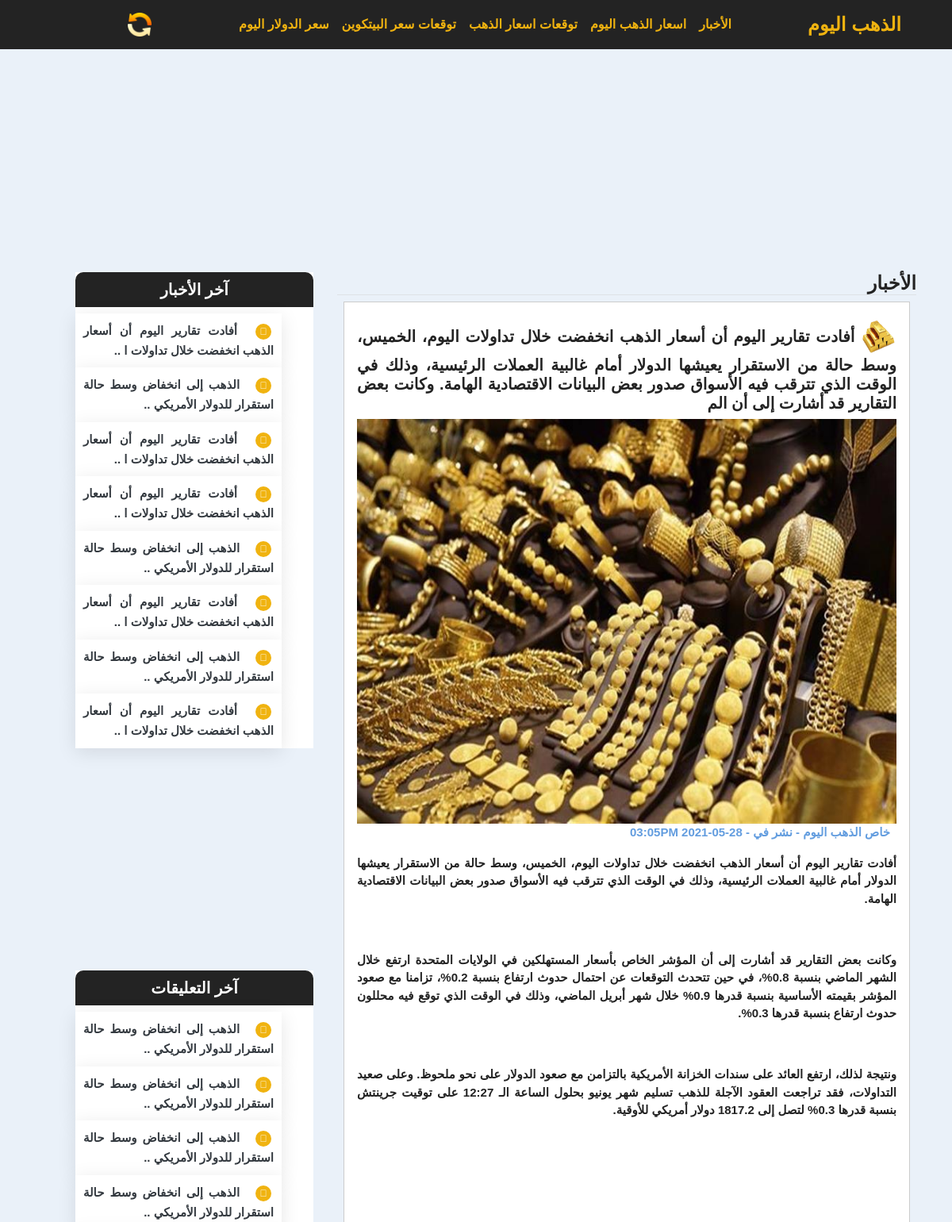
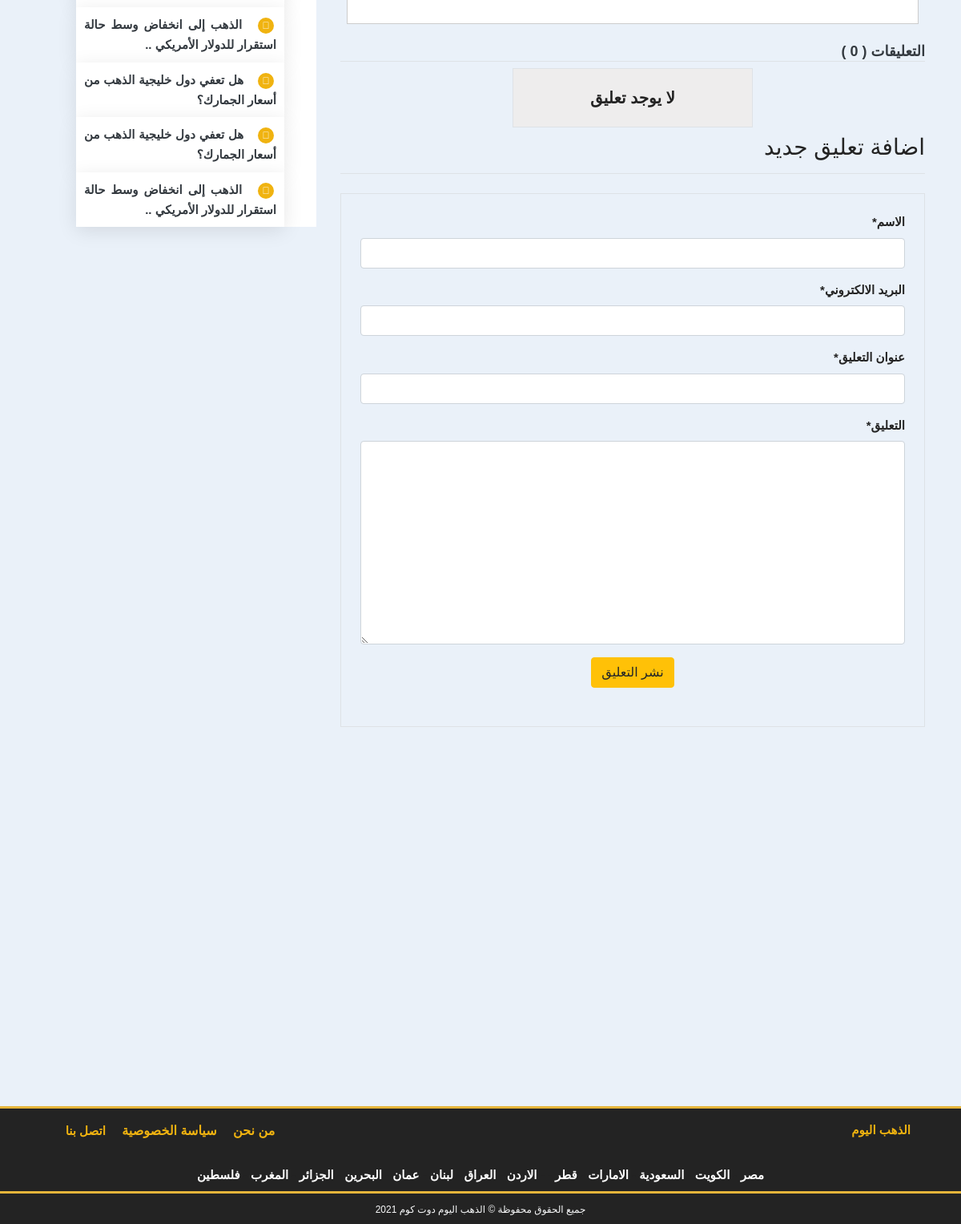
The app's page /detail/15/ with its own data (2 pictures, top to bottom).
### egygoldapp/models.py (models this page shows, shortened)
class Post(models.Model):
    title = models.CharField(max_length=250, verbose_name='عنوان المقال')
    post_image = models.ImageField(null=True, blank=True, verbose_name='صورة المقال')
    content = RichTextField(null=True, blank=True, verbose_name='نص المقال')
    post_date = models.DateTimeField(default=timezone.now)
    post_update = models.DateTimeField(auto_now=True)
    author = models.ForeignKey(User, on_delete=models.CASCADE , verbose_name='صاحب المقال')
    def __str__(self):
        return self.title
    class Meta:
        ordering = ('-post_date',)

class Comment(models.Model):
    name = models.CharField(max_length=50, verbose_name='الاسم')
    email = models.EmailField(verbose_name='البريد الالكتروني')
    title = models.CharField(default='',max_length=200, verbose_name='عنوان التعليق')
    body = models.TextField(verbose_name='التعليق')
    comment_date = models.DateTimeField(auto_now_add=True)
    active = models.BooleanField(default=False)
    post = models.ForeignKey(
        Post, on_delete=models.CASCADE, related_name='comments')
    class Meta:
        ordering = ('-comment_date',)

### egygoldapp/views.py (the view, shortened to what this page needs)
# urls.py: path('detail/<int:post_id>/',views.Post_detail,name='detail'),
def Post_detail(request, post_id):
    post = get_object_or_404(Post,pk=post_id)
    comments = post.comments.filter(active=True)
    comment_form = NowComment()
    next_comment = None
    context = {
        'title': post,
        'post':post,
        'comments':comments,
        'comment_form': comment_form,
    }
    return render(request, 'egygoldapp/detail.html',context)

### egygoldapp/forms.py
class NowComment(forms.ModelForm):
    class Meta:
        model = Comment
        fields = ('name','email','title','body')

### egygoldapp/templatetags/post_tag.py (called while the page is built)
@register.inclusion_tag('egygoldapp/latest_posts.html')
def latest_posts():
    context = {
    'l_posts': Post.objects.all()[0:8]
    }
    return context

@register.inclusion_tag('egygoldapp/latest_comments.html')
def latest_comments():
    context = {
    'l_comments': Comment.objects.filter(active=True)[:8]
    }
    return context

### egygoldapp/templates/egygoldapp/detail.html (shortened to what this page needs)
{% extends 'egygoldapp/base.html' %}
{% load static %}
{% load crispy_forms_tags %}
{% load post_tag %}
{% block content%}
<section>
    <div class="container" style="margin-top: 50px;">
        <div id="google_center_div" class="mt-4 mb-4">
            <div align="center" >
                <ins class="adsbygoogle"
                style="display:inline-block;max-width: 100%;width:750px;height:200px"
                data-ad-client="ca-pub-1234567890123456"
                data-ad-slot="1234567890"></ins>
            </div>
        </div>
        <div class="row">
            <div class="col-8">
                <h3 class="border-bottom" style="color: #232323;font-size: 24px;font-weight: bold;">الأخبار</h3>
                <div class="post p-3 m-2">
                    <h1 style="color: #232323;font-size: 20px; font-weight: bold; margin-top: 6px;">
                        <img src="{% static 'images/gold_logo.png' %}" alt="icone" class="logo">
                         {{post.title}}
                    </h1>
                    {% if post.post_image %}
                    <div align="center">
                        <img src="{{post.post_image.url}}" alt="" style="max-width:100%; height:autu">
                    </div>
                    {% else %}
                    <div align="center">
                        <h6 class="text-center border p-4"  style="font-size: 20px;
                        font-weight:bold;background: rgb(238, 237, 237);width:300px; ">
                        لا توجد صورة للمقالة </h6>
                    </div>
                    {% endif %}
                    <div class="ml-5 mr-2">
                        <p style="color: #639ddf;">خاص الذهب اليوم - نشر في - <span> {{post.post_date|date:'d-m-Y h:m'}}PM</span></p>
                    </div>
                    <p style="font-size:18px; font-weight: 500; color: #232323;">{{post.content|safe}}</p>
                    <div align="center">
                        <div id="google_center_div" class="mt-3">
                            <div align="center" >
                                <ins class="adsbygoogle"
                                style="display:inline-block;max-width: 100%;width: 600px;height: 120px"
                                data-ad-client="ca-pub-1234567890123456"
                                data-ad-slot="1234567890"></ins>
                            </div>
                        </div>
                    </div>
                </div>
                     <h2 class="text-dark border-bottom mt-4" style="font-size:18px; font-weight: 700;">التعليقات ( {{comments.count}} )</h2>
                    {% for comment in comments %}
                    <ul class="p-3" style="background: rgb(238, 237, 237);">
                        <h6 class="border-bottom p-2">( {{comment.name}} ) <span class="text-secondary"> {{comment.comment_date|date:'d-m-Y'}} </span></h6>
                        {{comment.body}}
                    </ul>
                    {% empty %}
                    <div align="center">
                    <h6 class="text-center border p-4"  style="font-size: 20px;font-weight:bold;background: rgb(238, 237, 237);width:300px; "> لا يوجد تعليق </h6>
                    </div>
                    {% endfor %}
                    <h3 class="border-bottom pb-3 mb-3"> اضافة تعليق جديد </h3>
                    <div class="border p-4 mb-3 mt-4">
                        <form method="post" >
                            {{comment_form|crispy}}
                            <div align="center">
                                <input class="btn btn-warning mb-4" type="submit" value="نشر التعليق">
                            </div>
                        </form>
                    </div>
            </div>
            <div class="col-4">
               <div class="mb-3">
                    {% latest_posts %}
                </div>
                <div  align="center" id="google_image_div_fin">
                    <ins class="adsbygoogle"
                    style="display:inline-block;max-width: 100%;width:300px;height:250px"
                    data-ad-client="ca-pub-1234567890123456"
                    data-ad-slot="1234567890"></ins>
                </div>
                <div class="mb-3">
                    {% latest_comments %}
                </div>
                <div id="google_center_div" class="mt-3">
                    <div align="center" >
                        <ins class="adsbygoogle"
                        style="display:inline-block;max-width: 100%;width: 100px;height: 320px"
                        data-ad-client="ca-pub-1234567890123456"
                        data-ad-slot="1234567890"></ins>
                    </div>
                </div>
                <br>
                <div id="google_center_div" class="mt-3">
                    <div align="center" >
                        <ins class="adsbygoogle"
                        style="display:inline-block;max-width: 100%;width: 200px;height: 200px"
                        data-ad-client="ca-pub-1234567890123456"
                        data-ad-slot="1234567890"></ins>
                    </div>
                </div>
                <br>
                <div id="google_center_div" class="mt-3">
                    <div align="center" >
                        <ins class="adsbygoogle"
                        style="display:inline-block;max-width: 100%;width: 100px;height: 320px"
                        data-ad-client="ca-pub-1234567890123456"
                        data-ad-slot="1234567890"></ins>
                    </div>
                </div>
            </div>
        </div>
        <div id="google_center_div" class="mt-4 mb-4">
            <div align="center" >
                <ins class="adsbygoogle"
                style="display:inline-block;max-width: 100%;width:780px;height:90px"
                data-ad-client="ca-pub-1234567890123456"
                data-ad-slot="1234567890"></ins>
            </div>
        </div>
    </div>
</section>
{% endblock content %}

### egygoldapp/templates/egygoldapp/latest_posts.html
<div class="box">
    <h2 class="text-center" style="font-size:20px; color: #fff;">آخر الأخبار</h2>
    <ul>
    {% for post in l_posts %}
    <li>
        <span><i class="fas fa-blog"></i></span>
        <a href="{% url 'detail' post.id %}" class="text-dark">
            {% if post.title|length > 45 %}
                {{post.title|slice:55}} ..
            {% else %}
                {{post.title}}
            {% endif %}
        </a>
    </li>
    {% endfor %}
</ul>
</div>

### egygoldapp/templates/egygoldapp/latest_comments.html
<div class="box mt-2">
   <h2 class="text-center" style="font-size:20px; color: #fff;">آخر التعليقات</h2>
    <ul>
    {% for comment in l_comments %}
    <li>
        <span><i class="fas fa-blog"></i></span>
        <a href="{% url 'detail' comment.post.pk %}" class="text-dark">
            {% if comment.title|length > 45 %}
                {{comment.title|slice:55}} ..
            {% else %}
                {{comment.title}}
            {% endif %}
            </a>
    </li>
    {% empty %}
    <li>لايوجد تعليقات</li>
    {% endfor %}
</ul>
</div>

### static/css/main.css (style rules this page uses)
* { font-family: Arial !important; }
html { scroll-behavior: smooth; }
html , body { direction: rtl; text-align: right; font-size: 100%; margin: 0; padding: 0; }
body { background-repeat: repeat-x; margin: auto; color: #232323; font-size: 15px; font-weight: bold; text-align: justify; background-color: #EAF1F9; }
.logo { display: inline-block; height: 45px; width: 45px; margin: -1px 0px 1px; vertical-align: middle; border: 0; border-radius: 100px; }
#google_center_div { max-width: 100%; width: auto; height: auto; vertical-align: middle; align-items: center; }
#google_image_div_fin { max-width: 100%; width: autu; height: auto; align-self: center; }
img { border: 0; }
.a1 h1, h2 { color: #232323; font-size: 16px; font-weight: bold; }
.box { max-width: 100%; height: auto; width: 300px; background: #FFF; }
.box h2 { background: #232323; padding: 10px 20px; font-size: 20px; font-weight: 700; border-top-left-radius: 10px; border-top-right-radius: 10px; }
.box ul { position: relative; background: #fff; }
.box ul li { list-style: none; padding: 10px; max-width: 100%; background: #fff; box-shadow: 0 5px 25px rgb(0, 0, 0,.1); transition: all 1s ease-out; }
.box ul li a { max-width: 100%; padding: 10px; }
.box ul li span { width: 20px; height: 20px; text-align: center; line-height: 20px; background: #F0B310; color: #fff; display: inline-block; border-radius: 50%; margin-right: 10px; margin: 3px; font-size: 12px; font-weight: 600; }
.box ul li a { color: #232323; }
.post { border: 1px solid #CCC; background-color: #FFF; }

### records on screen
Post: title "أفادت تقارير اليوم أن أسعار الذهب انخفضت خلال تداولات اليوم، الخميس، وسط حالة من الاستقرار يعيشها الدولار أمام غالبية العملات الرئيسية، وذلك في الوقت الذي تترقب فيه الأسواق صدور بعض البيانات الاقتصادية الهامة. وكانت بعض التقارير قد أشارت إلى أن الم", post_image (picture), post_date "28-05-2021 03:05", content "أفادت تقارير اليوم أن أسعار الذهب انخفضت خلال تداولات اليوم، الخميس، وسط حالة من الاستقرار يعيشها الدولار أمام غالبية العملات الرئيسية، وذلك في الوقت الذي تترقب فيه الأسواق صدور بعض البيانات الاقتصادية الهامة. وكانت بعض التقارير قد أشارت إلى أن المؤشر الخاص بأسعار المستهلكين في الولايات المتحدة ارتفع خلال الشهر الماضي بنسبة 0.8%، في حين تتحدث التوقعات عن احتمال حدوث ارتفاع بنسبة 0.2%، تزامنا مع صعود المؤشر بقيمته الأساسية بنسبة قدرها 0.9% خلال شهر أبريل الماضي، وذلك في الوقت الذي توقع فيه محللون حدوث ارتفاع بنسبة قدرها 0.3%. ونتيجة لذلك، ارتفع العائد على سندات الخزانة الأمريكية بالتزامن مع صعود الدولار على نحو ملحوظ. وعلى صعيد التداولات، فقد تراجعت العقود الآجلة للذهب تسليم شهر يونيو بحلول…", title "أفادت تقارير اليوم أن أسعار الذهب انخفضت خلال تداولات ا"
Post: title "الذهب إلى انخفاض وسط حالة استقرار للدولار الأمريكي"
Post: title "أفادت تقارير اليوم أن أسعار الذهب انخفضت خلال تداولات ا"
Post: title "أفادت تقارير اليوم أن أسعار الذهب انخفضت خلال تداولات ا"
Post: title "الذهب إلى انخفاض وسط حالة استقرار للدولار الأمريكي"
Post: title "أفادت تقارير اليوم أن أسعار الذهب انخفضت خلال تداولات ا"
Post: title "الذهب إلى انخفاض وسط حالة استقرار للدولار الأمريكي"
Post: title "أفادت تقارير اليوم أن أسعار الذهب انخفضت خلال تداولات ا"
Comment: title "الذهب إلى انخفاض وسط حالة استقرار للدولار الأمريكي"
Comment: title "الذهب إلى انخفاض وسط حالة استقرار للدولار الأمريكي"
Comment: title "الذهب إلى انخفاض وسط حالة استقرار للدولار الأمريكي"
Comment: title "الذهب إلى انخفاض وسط حالة استقرار للدولار الأمريكي"
Comment: title "الذهب إلى انخفاض وسط حالة استقرار للدولار الأمريكي"
Comment: title "هل تعفي دول خليجية الذهب من أسعار الجمارك؟"
Comment: title "هل تعفي دول خليجية الذهب من أسعار الجمارك؟"
Comment: title "الذهب إلى انخفاض وسط حالة استقرار للدولار الأمريكي"

### other values on screen
{{ comments.count }} "0"
